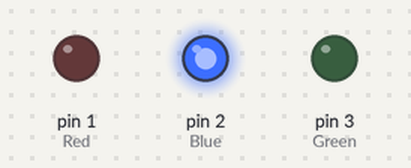
The sketch below on a simulated Arduino Uno, built with avr-gcc and run on an emulated ATmega328P. Shown: output pins drawn as LEDs (lit = HIGH).

Above: at 0.5 s.
At 10.0 s:
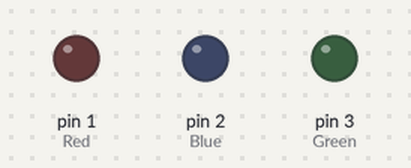
At 13.0 s:
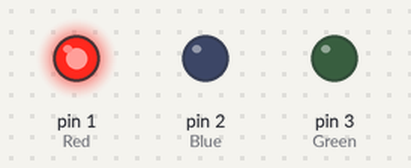
At 16.5 s:
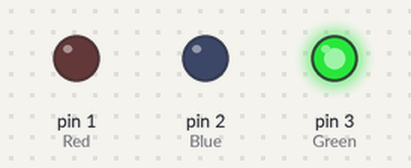
Timing chart, 0 to 23.4 s (numbered marks = the images above):
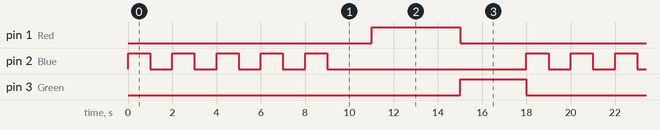

The sketch:

main.ino
```cpp
int Red=1;
int Blue=2;
int Green=3;
void setup(){
  /*pinMode(Red,OUTPUT);
  pinMode(Blue,OUTPUT);
  pinMode(Green,OUTPUT);
  */
  SETUP();
}
void loop(){
 /*
  int j=1;
  while(j<=4)
  {
    digitalWrite(Red,HIGH);
    delay(1000);
    digitalWrite(Red,LOW);
    j++;
  }*/
/*
for(int l=1;l<=5;l++){
  digitalWrite(Blue,HIGH);
delay(1000);
digitalWrite(Blue,LOW);
delay(1000);

}*/
/*for(int m=1;m<=5;m++){
  digitalWrite(Green,HIGH);
delay(1000);
digitalWrite(Green,LOW);
delay(1000);}
*/
BLUE();
DELAY();
RED();
GREEN();

}
```

BLUE.ino
```cpp
void BLUE(){

for(int l=1;l<=5;l++){
  digitalWrite(Blue,HIGH);
delay(1000);
digitalWrite(Blue,LOW);
delay(1000);

}
}
```

DELAY.ino
```cpp
void DELAY(){
  delay(1000);
}
```

GREEN.ino
```cpp
void GREEN(){
  int m=1;
  while(m<=3){

   digitalWrite(Green,HIGH);
    delay(1000);
    digitalWrite(Green,LOW);
    m++;
  }
}
```

RED.ino
```cpp
void RED(){
 int j=1;
  while(j<=4)
  {
    digitalWrite(Red,HIGH);
    delay(1000);
    digitalWrite(Red,LOW);
    j++;
  }
}
```

SETUP.ino
```cpp
void SETUP(){
   pinMode(Red,OUTPUT);
  pinMode(Blue,OUTPUT);
  pinMode(Green,OUTPUT);
}
```

Measured:
- by itself, pin 1 (Red): alternates HIGH for 4.0 s and LOW for 14.0 s
- by itself, pin 2 (Blue): repeats every 18.0 s: 4 × (LOW 1.0 s, HIGH 1.0 s), LOW 9.0 s, HIGH 1.0 s
- by itself, pin 3 (Green): alternates HIGH for 3.0 s and LOW for 15.0 s
